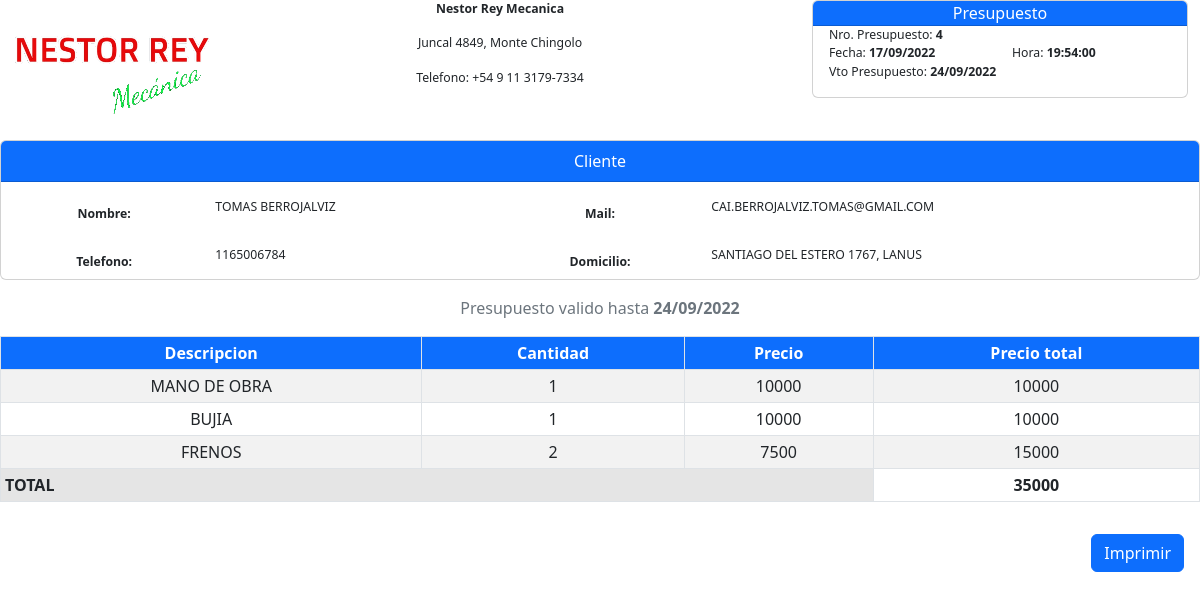
The app's page /vista/utils/generarPresupuesto.php?pr=4 with its own data.
### tables this page shows
CREATE TABLE `presupuestos` (
  `id` int(11) NOT NULL,
  `id_orden` int(11) NOT NULL,
  `id_cliente` int(11) NOT NULL,
  `fecha` datetime NOT NULL DEFAULT current_timestamp()
);

CREATE TABLE `clientes` (
  `id` int(11) NOT NULL,
  `nombre` text NOT NULL,
  `telefono` varchar(20) NOT NULL,
  `mail` text DEFAULT NULL,
  `domicilio` text DEFAULT NULL
);

CREATE TABLE `insumos_presupuestos` (
  `id` int(11) NOT NULL,
  `id_presupuesto` int(11) NOT NULL,
  `descripcion` text NOT NULL,
  `cantidad` int(11) NOT NULL,
  `precio` int(11) NOT NULL,
  `precio_total` int(11) NOT NULL
);

### vista/utils/generarPresupuesto.php (called while the page is built, shortened)
<?php
if(empty($_REQUEST['pr'])) {
    echo "No es posible generar el presupuesto.";
}
else {
    $stmt = Conexion::conectar()->prepare("SELECT p.id, p.id_cliente, DATE_FORMAT(p.fecha, '%d/%m/%Y') as fecha,
                                        DATE_FORMAT(p.fecha, '%H:%i:%s') as hora,
                                        cl.nombre, cl.telefono, cl.mail, cl.domicilio
                                        FROM presupuestos p
                                        INNER JOIN clientes cl
                                        ON p.id_cliente = cl.id
                                        WHERE p.id = :id");
    $stmt->bindParam(":id", $_REQUEST['pr'], PDO::PARAM_INT);
    if($stmt->execute()){
        $presupuesto = $stmt->fetchAll()[0];
    }
    else{
        print_r(Conexion::conectar()->error_info());
    }
    $stmt = Conexion::conectar()->prepare("SELECT * FROM insumos_presupuestos WHERE id_presupuesto = :id_presupuesto");
    $stmt->bindParam(":id_presupuesto", $_REQUEST['pr'], PDO::PARAM_INT);
    if($stmt->execute()){
        $insumos = $stmt->fetchAll();
    }
    else{
        print_r(Conexion::conectar()->error_info());
    }
    list($dia, $mes, $year) = explode('/', $presupuesto["fecha"]);
    $date = new DateTime("$dia-$mes-$year");
    $date->modify('+7 day');
    $fechaVto = $date->format('d/m/Y');
    include(dirname(__FILE__) . '/presupuesto.php');
    $html = ob_get_clean();
    print_r($html);
    exit;
}
?>

### modelo/conexion.php (called while the page is built)
<?php
class Conexion{
    static public function conectar(){
        $link = new PDO("mysql:host=127.0.0.1;dbname=test",
                        "root",
                        "");
        $link->exec("set names utf8");
        return $link;
    }
}
?>

### vista/utils/presupuesto.php (the view, shortened to what this page needs)
<?php
    $total = 0;
?>
<!DOCTYPE html>
<html lang="en">
<head>
    <link href="https://cdn.jsdelivr.net/npm/bootstrap@5.2.0/dist/css/bootstrap.min.css" rel="stylesheet">
</head>
<body>
    <div class="container-fluid">
        <div class="row">
            <div class="col-2">
                <img src="../../img/logo-min.png" class="mx-auto my-auto"  alt="Logo Nestor Rey Mecanica">
            </div>
            <div class="col-6 text-center">
            <small><small>
                <p><b>Nestor Rey Mecanica</b></p>
                <p>Juncal 4849, Monte Chingolo</p>
                <p>Telefono: +54 9 11 3179-7334</p>
            </small></small>
            </div>
            <div class="col-4">
                <div class="card">
                    <div class="card-header text-bg-primary pt-0 pb-0 text-center">
                        Presupuesto
                    </div>
            <small><small>
                    <div class="card-body pt-0">
                        Nro. Presupuesto: <b><?php echo $presupuesto['id'] ?></b>
                        <div class="row">
                            <div class="col">
                                Fecha: <b><?php echo $presupuesto['fecha'] ?></b>
                            </div>
                            <div class="col">
                                Hora: <b><?php echo $presupuesto['hora'] ?></b>
                            </div>
                        </div>
                        Vto Presupuesto: <b><?php echo $fechaVto ?></b>
                    </div>
            </small></small>
                </div>
            </div>
        </div>
    </div>
    <div class="card mb-3" style="height: 140px;">
        <div class="card-header text-bg-primary text-center">
            Cliente
        </div>
        <div class="card-body">
            <small><small>
            <form>
                <div class="mb-3 row">
                    <label class="col-2 col-form-label text-center"><b>Nombre:</b></label>
                    <div class="col-3">
                    <?php echo $presupuesto['nombre']; ?>
                    </div>
                    <label class="col-2 col-form-label text-center"><b>Mail:</b></label>
                    <div class="col-5">
                    <?php echo $presupuesto['mail']; ?>
                    </div>
                </div>
                <div class="mb-3 row">
                    <label class="col-2 col-form-label text-center"><b>Telefono:</b></label>
                    <div class="col-3">
                    <?php echo $presupuesto['telefono']; ?>
                    </div>
                    <label class="col-2 col-form-label text-center"><b>Domicilio:</b></label>
                    <div class="col-5">
                    <?php echo $presupuesto['domicilio']; ?>
                    </div>
                </div>
            </form>
            </small></small>
        </div>
    </div>
    <div class="text-muted text-center mb-3">
        Presupuesto valido hasta <b><?php echo $fechaVto ?></b>
    </div>
    <table cellspacing=0 class="table table-responsive table-bordered table-hover table-inverse table-striped text-center table-sm" role="grid" id="tablePresupuesto" width=100% >
        <thead>
            <tr class="text-bg-primary">
                <th scope="col">
                    Descripcion
                </th>
                <th scope="col">
                    Cantidad
                </th>
                <th scope="col">
                    Precio
                </th>
                <th scope="col">
                    Precio total
                </th>
            </tr>
        </thead>
        <tbody>
            <?php
                foreach ($insumos as $key => $insumo){
            ?>
            <tr>
                <td>
                    <?php echo $insumo["descripcion"]; ?>
                </td>
                <td>
                    <?php echo $insumo["cantidad"]; ?>
                </td>
                <td>
                    <?php echo $insumo["precio"]; ?>
                </td>
                <td>
                    <?php echo $insumo["precio_total"]; ?>
                </td>
            </tr>
            <?php
                    $total += $insumo["precio_total"];
                }
            ?>
        </tbody>
        <tfoot>
            <tr>
                <th colspan="3" class="table-active text-start">TOTAL</th>
                <th><?php echo $total; ?></th>
            </tr>
        </tfoot>
    </table>
    <div class="d-grid gap-2 mx-3 py-3 d-md-flex justify-content-md-end">
        <button type="button" class="btn btn-primary btn_print" onclick="this.style.display = 'none';window.print();this.style.display = 'initial';return false;">Imprimir</button>
    </div>
</body>
</html>

### records on screen
presupuestos: id "4", id_cliente.nombre "TOMAS BERROJALVIZ", id_cliente.mail "CAI.BERROJALVIZ.TOMAS@GMAIL.COM", id_cliente.telefono "1165006784", id_cliente.domicilio "SANTIAGO DEL ESTERO 1767, LANUS"
insumos_presupuestos: descripcion "MANO DE OBRA", cantidad "1", precio "10000", precio_total "10000"
insumos_presupuestos: descripcion "BUJIA", cantidad "1", precio "10000", precio_total "10000"
insumos_presupuestos: descripcion "FRENOS", cantidad "2", precio "7500", precio_total "15000"

### other values on screen
$presupuesto['fecha'] "17/09/2022"
$presupuesto['hora'] "19:54:00"
$fechaVto "24/09/2022"
$total "35000"
